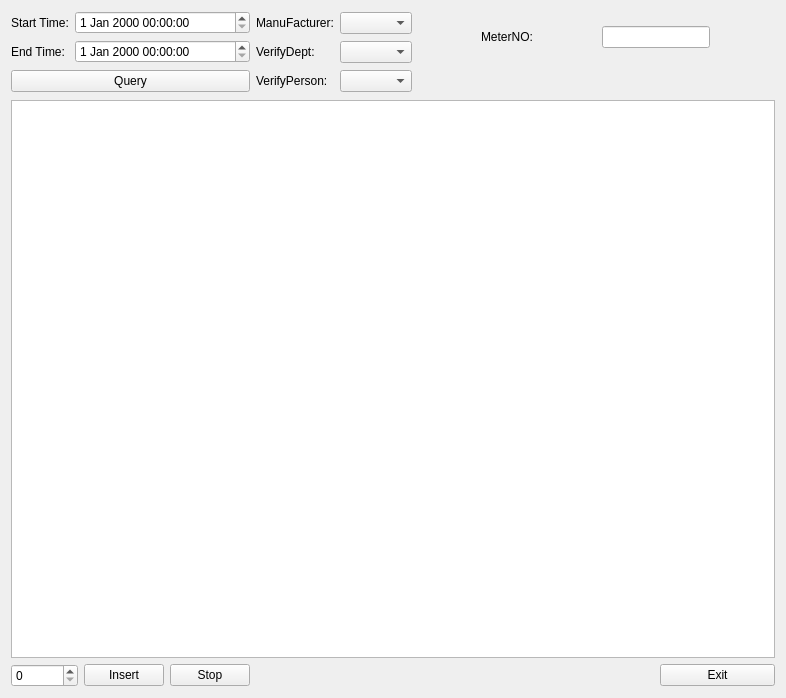
<?xml version="1.0" encoding="UTF-8"?>
<ui version="4.0">
 <class>PlaCompResultClass</class>
 <widget class="QWidget" name="PlaCompResultClass">
  <property name="geometry">
   <rect>
    <x>0</x>
    <y>0</y>
    <width>786</width>
    <height>698</height>
   </rect>
  </property>
  <property name="windowTitle">
   <string>Platinum Compare Result</string>
  </property>
  <layout class="QGridLayout" name="gridLayout_3">
   <item row="0" column="0">
    <layout class="QGridLayout" name="gridLayout">
     <item row="0" column="0">
      <widget class="QLabel" name="label">
       <property name="sizePolicy">
        <sizepolicy hsizetype="Fixed" vsizetype="Preferred">
         <horstretch>0</horstretch>
         <verstretch>0</verstretch>
        </sizepolicy>
       </property>
       <property name="text">
        <string>Start Time:</string>
       </property>
      </widget>
     </item>
     <item row="0" column="1">
      <widget class="QDateTimeEdit" name="startDateTime"/>
     </item>
     <item row="1" column="0">
      <widget class="QLabel" name="label_2">
       <property name="sizePolicy">
        <sizepolicy hsizetype="Fixed" vsizetype="Preferred">
         <horstretch>0</horstretch>
         <verstretch>0</verstretch>
        </sizepolicy>
       </property>
       <property name="text">
        <string>End Time:</string>
       </property>
      </widget>
     </item>
     <item row="1" column="1">
      <widget class="QDateTimeEdit" name="endDateTime"/>
     </item>
    </layout>
   </item>
   <item row="0" column="1" rowspan="2">
    <layout class="QGridLayout" name="gridLayout_2">
     <item row="0" column="0">
      <widget class="QLabel" name="label_4">
       <property name="sizePolicy">
        <sizepolicy hsizetype="Fixed" vsizetype="Preferred">
         <horstretch>0</horstretch>
         <verstretch>0</verstretch>
        </sizepolicy>
       </property>
       <property name="text">
        <string>ManuFacturer:</string>
       </property>
      </widget>
     </item>
     <item row="0" column="1">
      <widget class="QComboBox" name="cmbManufactDept">
       <property name="sizePolicy">
        <sizepolicy hsizetype="Preferred" vsizetype="Fixed">
         <horstretch>0</horstretch>
         <verstretch>0</verstretch>
        </sizepolicy>
       </property>
      </widget>
     </item>
     <item row="1" column="0">
      <widget class="QLabel" name="label_5">
       <property name="sizePolicy">
        <sizepolicy hsizetype="Fixed" vsizetype="Preferred">
         <horstretch>0</horstretch>
         <verstretch>0</verstretch>
        </sizepolicy>
       </property>
       <property name="text">
        <string>VerifyDept:</string>
       </property>
      </widget>
     </item>
     <item row="1" column="1">
      <widget class="QComboBox" name="cmbVerifyDept">
       <property name="sizePolicy">
        <sizepolicy hsizetype="Preferred" vsizetype="Fixed">
         <horstretch>0</horstretch>
         <verstretch>0</verstretch>
        </sizepolicy>
       </property>
      </widget>
     </item>
     <item row="2" column="0">
      <widget class="QLabel" name="label_3">
       <property name="sizePolicy">
        <sizepolicy hsizetype="Preferred" vsizetype="Preferred">
         <horstretch>0</horstretch>
         <verstretch>0</verstretch>
        </sizepolicy>
       </property>
       <property name="text">
        <string>VerifyPerson:</string>
       </property>
      </widget>
     </item>
     <item row="2" column="1">
      <widget class="QComboBox" name="cmbVerifyPerson">
       <property name="sizePolicy">
        <sizepolicy hsizetype="Preferred" vsizetype="Fixed">
         <horstretch>0</horstretch>
         <verstretch>0</verstretch>
        </sizepolicy>
       </property>
      </widget>
     </item>
    </layout>
   </item>
   <item row="0" column="2" colspan="3">
    <layout class="QHBoxLayout" name="horizontalLayout_2">
     <item>
      <widget class="QLabel" name="label_6">
       <property name="sizePolicy">
        <sizepolicy hsizetype="Fixed" vsizetype="Fixed">
         <horstretch>0</horstretch>
         <verstretch>0</verstretch>
        </sizepolicy>
       </property>
       <property name="text">
        <string>MeterNO:</string>
       </property>
      </widget>
     </item>
     <item>
      <widget class="QLineEdit" name="lnEditMeterNO">
       <property name="sizePolicy">
        <sizepolicy hsizetype="Fixed" vsizetype="Fixed">
         <horstretch>0</horstretch>
         <verstretch>0</verstretch>
        </sizepolicy>
       </property>
      </widget>
     </item>
    </layout>
   </item>
   <item row="1" column="0">
    <widget class="QPushButton" name="btnQuery">
     <property name="sizePolicy">
      <sizepolicy hsizetype="Preferred" vsizetype="Fixed">
       <horstretch>0</horstretch>
       <verstretch>0</verstretch>
      </sizepolicy>
     </property>
     <property name="text">
      <string>Query</string>
     </property>
    </widget>
   </item>
   <item row="1" column="3">
    <spacer name="verticalSpacer">
     <property name="orientation">
      <enum>Qt::Vertical</enum>
     </property>
     <property name="sizeType">
      <enum>QSizePolicy::Preferred</enum>
     </property>
     <property name="sizeHint" stdset="0">
      <size>
       <width>20</width>
       <height>25</height>
      </size>
     </property>
    </spacer>
   </item>
   <item row="2" column="0" colspan="5">
    <widget class="QTableView" name="tableView"/>
   </item>
   <item row="3" column="0">
    <layout class="QHBoxLayout" name="horizontalLayout">
     <item>
      <widget class="QSpinBox" name="spinBoxNums">
       <property name="maximum">
        <number>999999999</number>
       </property>
      </widget>
     </item>
     <item>
      <widget class="QPushButton" name="btnInsert">
       <property name="text">
        <string>Insert</string>
       </property>
      </widget>
     </item>
     <item>
      <widget class="QPushButton" name="btnStop">
       <property name="text">
        <string>Stop</string>
       </property>
      </widget>
     </item>
    </layout>
   </item>
   <item row="3" column="4">
    <widget class="QPushButton" name="btnExit">
     <property name="sizePolicy">
      <sizepolicy hsizetype="Preferred" vsizetype="Fixed">
       <horstretch>0</horstretch>
       <verstretch>0</verstretch>
      </sizepolicy>
     </property>
     <property name="text">
      <string>Exit</string>
     </property>
    </widget>
   </item>
   <item row="3" column="1" colspan="3">
    <spacer name="horizontalSpacer_2">
     <property name="orientation">
      <enum>Qt::Horizontal</enum>
     </property>
     <property name="sizeHint" stdset="0">
      <size>
       <width>231</width>
       <height>20</height>
      </size>
     </property>
    </spacer>
   </item>
  </layout>
 </widget>
 <resources/>
 <connections/>
</ui>
